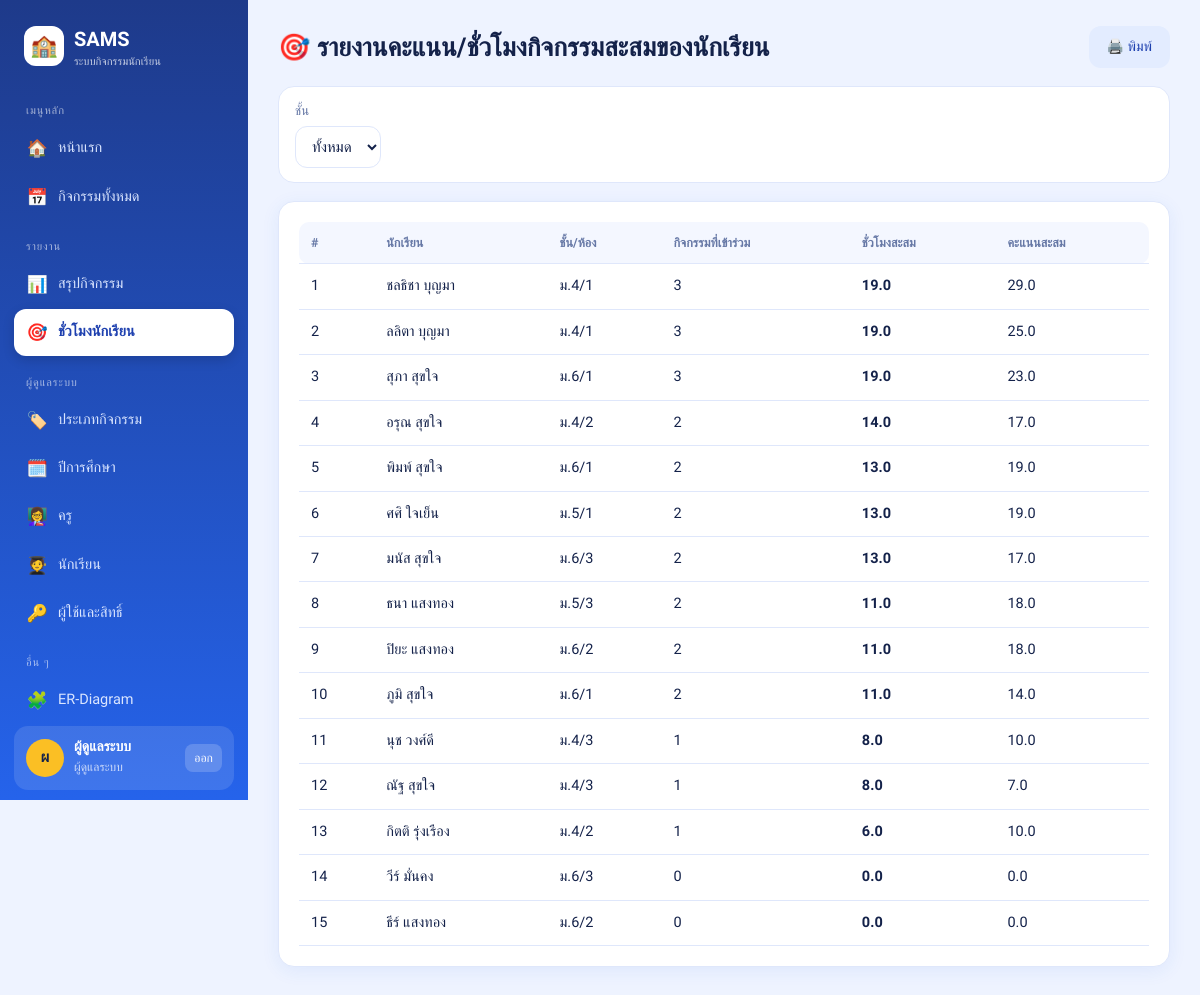
Page /reports/students (signed in) on the committed database.
### tables this page shows
CREATE TABLE role (
    role_id   INTEGER PRIMARY KEY AUTOINCREMENT,
    role_name TEXT NOT NULL UNIQUE
);

CREATE TABLE student (
    student_id INTEGER PRIMARY KEY AUTOINCREMENT,
    first_name TEXT NOT NULL,
    last_name  TEXT NOT NULL,
    grade      TEXT,
    room       TEXT
);

### app.py (the view)
@app.route("/reports/students")
@login_required("admin", "teacher")
def report_students():
    grade = request.args.get("grade", "")
    sql = """SELECT s.student_id, s.first_name, s.last_name, s.grade, s.room,
             COUNT(CASE WHEN t.attend_status IN ('present','late') THEN 1 END) AS joined,
             COALESCE(SUM(t.hours_earned),0) AS hours, COALESCE(SUM(t.score),0) AS score
             FROM student s LEFT JOIN registration r ON r.student_id=s.student_id AND r.reg_status='registered'
             LEFT JOIN attendance t ON t.reg_id=r.reg_id"""
    args = []
    if grade:
        sql += " WHERE s.grade=?"; args.append(grade)
    rows = q(sql + " GROUP BY s.student_id ORDER BY hours DESC, score DESC", args)
    grades = q("SELECT DISTINCT grade FROM student ORDER BY grade")
    return render_template("report_students.html", rows=rows, grades=grades, grade=grade)

### app.py (called while the page is built)
def db():
    if "db" not in g:
        g.db = sqlite3.connect(DB_PATH)
        g.db.row_factory = sqlite3.Row
        g.db.execute("PRAGMA foreign_keys = ON")
    return g.db

def q(sql, args=(), one=False):
    cur = db().execute(sql, args)
    rows = cur.fetchall()
    return (rows[0] if rows else None) if one else rows

@app.before_request
def load_user():
    g.user = None
    uid = session.get("uid")
    if uid:
        g.user = q("""SELECT u.*, r.role_name,
                      COALESCE(s.first_name||' '||s.last_name, t.teacher_name, 'ผู้ดูแลระบบ') AS display_name
                      FROM user_account u JOIN role r USING(role_id)
                      LEFT JOIN student s USING(student_id) LEFT JOIN teacher t USING(teacher_id)
                      WHERE u.user_id=?""", (uid,), one=True)

def login_required(*roles):
    def deco(fn):
        @wraps(fn)
        def wrapper(*a, **kw):
            if not g.user:
                return redirect(url_for("login", next=request.path))
            if roles and g.user["role_name"] not in roles:
                flash("คุณไม่มีสิทธิ์เข้าถึงหน้านี้", "err")
                return redirect(url_for("dashboard"))
            return fn(*a, **kw)
        return wrapper
    return deco

### templates/report_students.html (shortened to what this page needs)
{% extends 'base.html' %}
{% block body %}
<div class="row" style="justify-content:space-between"><h1>🎯 รายงานคะแนน/ชั่วโมงกิจกรรมสะสมของนักเรียน</h1><button class="btn sec" onclick="window.print()">🖨️ พิมพ์</button></div>
<form class="bar" method="get"><div><label>ชั้น</label><select name="grade" onchange="this.form.submit()">
  <option value="">ทั้งหมด</option>{% for g_ in grades %}<option {{ 'selected' if g_.grade == grade }}>{{ g_.grade }}</option>{% endfor %}</select></div></form>
<div class="card tw"><table>
  <tr><th>#</th><th>นักเรียน</th><th>ชั้น/ห้อง</th><th>กิจกรรมที่เข้าร่วม</th><th>ชั่วโมงสะสม</th><th>คะแนนสะสม</th></tr>
  {% for r in rows %}<tr><td>{{ loop.index }}</td><td>{{ r.first_name }} {{ r.last_name }}</td><td>{{ r.grade }}/{{ r.room }}</td>
  <td>{{ r.joined }}</td><td><b>{{ r.hours }}</b></td><td>{{ r.score }}</td></tr>{% endfor %}
</table></div>
{% endblock %}

### templates/base.html (shortened to what this page needs)
<!doctype html>
<html lang="th">
<head>
<link rel="stylesheet" href="{{ url_for('static', filename='style.css') }}">
</head>
<body>
{% macro item(ep, icon, text, kind=None) %}
  {% set href = url_for(ep, kind=kind) if kind else url_for(ep) %}
  <a class="nav {{ 'on' if request.path == href }}" href="{{ href }}"><span>{{ icon }}</span>{{ text }}</a>
{% endmacro %}
{% if g.user %}
<div class="shell">
<aside class="side" id="side">
  <div class="logo"><i>🏫</i><div>SAMS<small>ระบบกิจกรรมนักเรียน</small></div></div>
  <div class="grp">เมนูหลัก</div>
  {{ item('dashboard', '🏠', 'หน้าแรก') }}
  {{ item('activities', '📅', 'กิจกรรมทั้งหมด') }}
  {% if g.user.role_name in ('admin','teacher') %}
    <div class="grp">รายงาน</div>
    {{ item('report_activities', '📊', 'สรุปกิจกรรม') }}
    {{ item('report_students', '🎯', 'ชั่วโมงนักเรียน') }}
  {% endif %}
  {% if g.user.role_name == 'admin' %}
    <div class="grp">ผู้ดูแลระบบ</div>
    {{ item('master', '🏷️', 'ประเภทกิจกรรม', 'types') }}
    {{ item('master', '🗓️', 'ปีการศึกษา', 'years') }}
    {{ item('master', '👩‍🏫', 'ครู', 'teachers') }}
    {{ item('master', '🧑‍🎓', 'นักเรียน', 'students') }}
    {{ item('users', '🔑', 'ผู้ใช้และสิทธิ์') }}
  {% endif %}
  <div class="grp">อื่น ๆ</div>
  {{ item('er', '🧩', 'ER-Diagram') }}
  <div class="me">
    <div class="av">{{ (g.user.display_name or g.user.username)[0]|upper }}</div>
    <div><b>{{ g.user.display_name or g.user.username }}</b><small>{{ {'admin':'ผู้ดูแลระบบ','teacher':'ครูผู้ดูแล','student':'นักเรียน'}[g.user.role_name] }}</small></div>
    <a href="{{ url_for('logout') }}">ออก</a>
  </div>
</aside>
<div class="main"><div class="wrap">
  {% block body %}{% endblock %}
</div></div>
</div>
{% else %}
  {% for cat, msg in get_flashed_messages(with_categories=true) %}<div class="flash {{ cat }}" style="margin:16px">{{ msg }}</div>{% endfor %}
  {% block public %}{% endblock %}
{% endif %}
</body>
</html>

### static/style.css (style rules this page uses)
:root { --bg:#eef3ff; --card:#fff; --ink:#14224a; --mute:#6678a6; --line:#dfe7fb; --pri:#2563eb; --pri-d:#1e40af; --pri-l:#e3ecff; --sky:#38bdf8; --accent:#fbbf24; --ok:#16a34a; --ok-l:#dcfce7; --err:#dc2626; --err-l:#fee2e2; --warn-l:#fef3c7; --warn:#b45309; --r:16px; --shadow:0 4px 18px rgba(37,99,235,.08); }
* { box-sizing:border-box }
html { scroll-behavior:smooth }
body { margin:0;font-family:'Prompt','Sarabun',system-ui,sans-serif;background:var(--bg);color:var(--ink);font-size:15px;line-height:1.55 }
a { color:var(--pri);text-decoration:none }
.shell { display:flex;min-height:100vh }
.side { width:248px;flex:none;background:linear-gradient(180deg,#1e3a8a 0%,#2563eb 100%);color:#fff;padding:20px 14px;position:sticky;top:0;height:100vh;overflow-y:auto;display:flex;flex-direction:column }
.logo { display:flex;align-items:center;gap:10px;font-weight:700;font-size:20px;padding:4px 10px 18px;color:#fff }
.logo i { font-style:normal;background:#fff;border-radius:12px;width:40px;height:40px;display:grid;place-items:center;font-size:22px }
.logo small { display:block;font-weight:400;font-size:11px;opacity:.75;line-height:1.2 }
.side .grp { font-size:11px;letter-spacing:.08em;text-transform:uppercase;opacity:.6;margin:16px 12px 6px }
.side a.nav { display:flex;align-items:center;gap:10px;color:#dbe6ff;padding:10px 12px;border-radius:12px;margin-bottom:2px;font-size:14.5px }
.side a.nav.on { background:#fff;color:var(--pri-d);font-weight:600;box-shadow:0 4px 12px rgba(0,0,0,.15) }
.side a.nav span { width:22px;text-align:center;font-size:17px }
.me { margin-top:auto;background:rgba(255,255,255,.12);border-radius:14px;padding:12px;display:flex;gap:10px;align-items:center }
.me .av { width:38px;height:38px;border-radius:50%;background:var(--accent);color:#14224a;display:grid;place-items:center;font-weight:700;flex:none }
.me b { display:block;font-size:14px;line-height:1.2 }
.me small { opacity:.75;font-size:12px }
.me a { margin-left:auto;color:#fff;font-size:12px;background:rgba(255,255,255,.18);padding:5px 9px;border-radius:8px }
.main { flex:1;min-width:0;padding:26px 30px 50px }
.wrap { max-width:1100px;margin:0 auto }
.card { background:var(--card);border:1px solid var(--line);border-radius:var(--r);padding:20px;margin-bottom:20px;box-shadow:var(--shadow) }
.tw { overflow-x:auto }
table { width:100%;border-collapse:collapse;font-size:14.5px }
th,td { padding:11px 12px;text-align:left;border-bottom:1px solid var(--line);vertical-align:middle }
th { background:#f4f7ff;color:var(--mute);font-weight:600;font-size:12.5px;white-space:nowrap }
th:first-child { border-radius:10px 0 0 10px }
th:last-child { border-radius:0 10px 10px 0 }
input,select,textarea { font:inherit;padding:10px 12px;border:1.5px solid var(--line);border-radius:12px;background:#fff;max-width:100%;color:var(--ink) }
label { display:block;font-size:13px;font-weight:500;color:var(--mute);margin-bottom:5px }
.btn { display:inline-flex;align-items:center;gap:6px;background:var(--pri);color:#fff;border:0;border-radius:12px;padding:10px 18px;cursor:pointer;font:inherit;font-weight:500;font-size:14px;box-shadow:0 3px 0 var(--pri-d);transition:.1s }
.btn.sec { background:var(--pri-l);color:var(--pri-d);box-shadow:none }
.bar { display:flex;gap:12px;flex-wrap:wrap;align-items:end;margin-bottom:18px;background:var(--card);padding:14px 16px;border-radius:var(--r);border:1px solid var(--line) }
.row { display:flex;gap:8px;align-items:center;flex-wrap:wrap }
.wrap>.row>h1 { font-size:26px;margin:0 }
.wrap>.row { margin-bottom:18px }

### rows in the picture
role: role_name "ผู้ดูแลระบบ"
student: first_name "ชลธิชา", last_name "บุญมา", grade "ม.4", room "1", joined "3", hours "19.0", score "29.0"
student: first_name "ลลิตา", last_name "บุญมา", grade "ม.4", room "1", joined "3", hours "19.0", score "25.0"
student: first_name "สุภา", last_name "สุขใจ", grade "ม.6", room "1", joined "3", hours "19.0", score "23.0"
student: first_name "อรุณ", last_name "สุขใจ", grade "ม.4", room "2", joined "2", hours "14.0", score "17.0"
student: first_name "พิมพ์", last_name "สุขใจ", grade "ม.6", room "1", joined "2", hours "13.0", score "19.0"
student: first_name "ศศิ", last_name "ใจเย็น", grade "ม.5", room "1", joined "2", hours "13.0", score "19.0"
student: first_name "มนัส", last_name "สุขใจ", grade "ม.6", room "3", joined "2", hours "13.0", score "17.0"
student: first_name "ธนา", last_name "แสงทอง", grade "ม.5", room "3", joined "2", hours "11.0", score "18.0"
student: first_name "ปิยะ", last_name "แสงทอง", grade "ม.6", room "2", joined "2", hours "11.0", score "18.0"
student: first_name "ภูมิ", last_name "สุขใจ", grade "ม.6", room "1", joined "2", hours "11.0", score "14.0"
student: first_name "นุช", last_name "วงศ์ดี", grade "ม.4", room "3", joined "1", hours "8.0", score "10.0"
student: first_name "ณัฐ", last_name "สุขใจ", grade "ม.4", room "3", joined "1", hours "8.0", score "7.0"
student: first_name "กิตติ", last_name "รุ่งเรือง", grade "ม.4", room "2", joined "1", hours "6.0", score "10.0"
student: first_name "วีร์", last_name "มั่นคง", grade "ม.6", room "3", joined "0", hours "0.0", score "0.0"
student: first_name "ธีร์", last_name "แสงทอง", grade "ม.6", room "2", joined "0", hours "0.0", score "0.0"

### other values in the picture
{{ icon }} "🏠 📅 📊 🎯 🏷️ 🗓️ 👩‍🏫 🧑‍🎓 🔑 🧩"
{{ text }} "หน้าแรก กิจกรรมทั้งหมด สรุปกิจกรรม ชั่วโมงนักเรียน ประเภทกิจกรรม ปีการศึกษา ครู นักเรียน ผู้ใช้และสิทธิ์ ER-Diagram"
{{ (g.user.display_name or g.user.username)[0]|upper }} "ผ"
{{ g.user.display_name or g.user.username }} "ผู้ดูแลระบบ"
